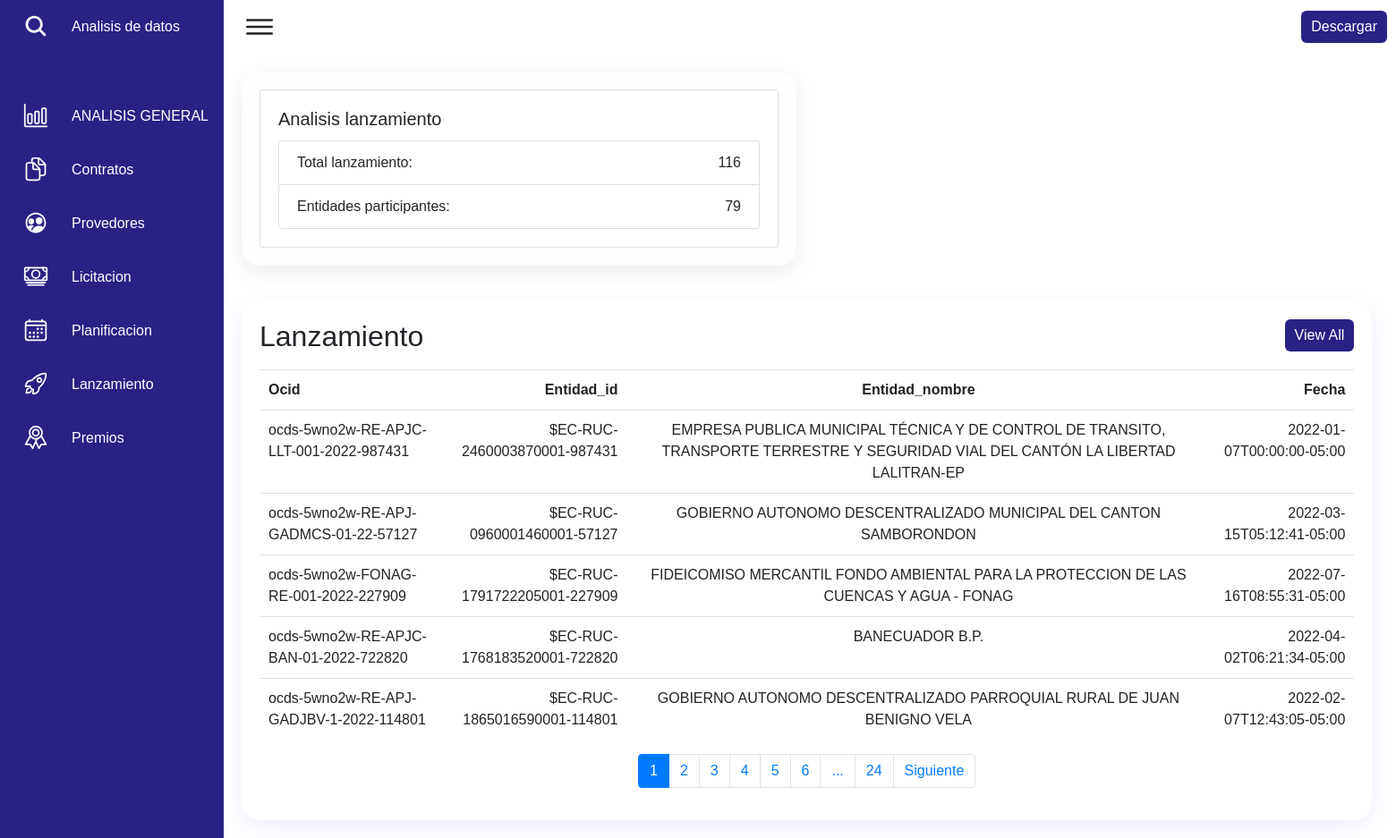
The page /lanzamiento on the database its author committed.
### cuerpo/models.py (models this page shows, shortened)
class Lanzamiento(models.Model):
    ocid = models.CharField(max_length=600, null=True)
    id = models.CharField(primary_key=True, max_length=600 )
    initiationType = models.CharField(max_length=600, null=True)
    buyer_id = models.CharField(max_length=600, null=True)
    buyer_name = models.CharField(max_length=800, null=True)
    language = models.CharField(max_length=600, null=True)
    date = models.CharField(max_length=600, null=True)
    tag = models.CharField(max_length=600, null=True)

### cuerpo/views.py (the view)
# urls.py: path('lanzamiento', views.lanzamiento, name='lanzamiento'),
def lanzamiento(request):
    todo4 = Lanzamiento.objects.all()
    total_lan = todo4.count()
    entidades_unicas = todo4.values('buyer_name').distinct()
    total_entidades_unicas = entidades_unicas.count()
    page = request.GET.get('page', 1)
    try:
        paginator = Paginator(todo4, 5)
        todo4 = paginator.page(page)
    except:
        raise Http404
    lan = {'todo4': todo4, 'entity':todo4, 'paginator': paginator, 'total_entidades_unicas': total_entidades_unicas
           , 'total_lan': total_lan}
    return render(request, 'lanzamiento.html', lan )

### cuerpo/templates/lanzamiento.html (shortened to what this page needs)
<!DOCTYPE html>
{% load static %}
<html lang="en">
{% block head %}
    <link rel="stylesheet" href="https://cdn.jsdelivr.net/npm/bootstrap@4.0.0/dist/css/bootstrap.min.css">
    <link href="{% static 'css/menu.css' %}" rel="stylesheet" />
{% endblock head %}
<body>
        <div class="navigation">
            <ul>
                <li>
                    <a href="#">
                        <span class="icon">
                          <ion-icon name="search"></ion-icon>
                        </span>
                        <span class="title">Analisis de datos</span>
                    </a>
                </li>
                <li>
                    <a href="{% url 'base' %}">
                        <span class="icon">
                            <ion-icon name="bar-chart-outline"></ion-icon>
                        </span>
                        <span class="title">ANALISIS GENERAL</span>
                    </a>
                </li>
                <li >
                    <a href="{% url 'contrato' %}">
                        <span class="icon">
                            <ion-icon name="documents-outline"></ion-icon>
                        </span>
                        <span class="title">Contratos</span>
                    </a>
                </li>
                <li>
                    <a href="{% url 'provedores' %}">
                        <span class="icon">
                            <ion-icon name="people-circle-outline"></ion-icon>
                        </span>
                        <span class="title">Provedores</span>
                    </a>
                </li>
                <li>
                    <a href="{% url 'licitacion' %}">
                        <span class="icon">
                            <ion-icon name="cash-outline"></ion-icon>
                        </span>
                        <span class="title">Licitacion</span>
                    </a>
                </li>
                <li>
                    <a href="{% url 'planificacion' %}">
                        <span class="icon">
                            <ion-icon name="calendar-outline"></ion-icon>
                        </span>
                        <span class="title">Planificacion</span>
                    </a>
                </li>
                <li>
                    <a href="{% url 'lanzamiento' %}">
                        <span class="icon">
                            <ion-icon name="rocket-outline"></ion-icon>
                        </span>
                        <span class="title">Lanzamiento</span>
                    </a>
                </li>
                <li>
                    <a href="{% url 'premio' %}">
                        <span class="icon">
                            <ion-icon name="ribbon-outline"></ion-icon>
                        </span>
                        <span class="title">Premios</span>
                    </a>
                </li>
            </ul>
        </div>
        <div class="main">
            <div class="topbar">
                <div class="toggle">
                    <ion-icon name="menu-outline"></ion-icon>
                </div>
                <div class="cardHeader">
                  <a href="#" class="btn">Descargar</a>
              </div>
            </div>
           <div class="graphBox">
            <div class="box">
                <div class="card">
                    <div class="card-body">
                      <h5 class="card-title">Analisis lanzamiento</h5>
                      <ul class="list-group">
                        <li class="list-group-item d-flex justify-content-between align-items-center">
                          Total lanzamiento:
                          <span >{{total_lan}}</span>
                        </li>
                        <li class="list-group-item d-flex justify-content-between align-items-center">
                            Entidades participantes:
                        <span >{{total_entidades_unicas}}</span>
                        </li>
                      </ul>
                    </div>
                  </div>
            </div>
        </div>
            <div class="details">
                <div class="recentOrders">
                  <div class="table-responsive">
                    <div class="cardHeader">
                        <h2>Lanzamiento</h2>
                        <a href="#" class="btn">View All</a>
                    </div>
                    <table class="table">
                        <thead>
                            <tr>
                                <td>Ocid</td>
                                <td>Entidad_id</td>
                                <td>Entidad_nombre</td>
                                <td>Fecha</td>
                            </tr>
                        </thead>
                            {% for lanz in todo4 %}
                            <tr>
                                <td>{{lanz.ocid}}</td>
                                <td>${{lanz.buyer_id}}</td>
                                <td>{{lanz.buyer_name}}</td>
                                <td>{{lanz.date}}</td>
                            </tr>
                            {% endfor %}
                    </table>
                    <div>
                        {% include 'paginacion.html' %}
                    </div>
                    </div>
                </div>
            </div>
        </div>
</body>
</html>

### cuerpo/static/css/menu.css (style rules this page uses)
* { margin: 0; padding: 0; box-sizing: border-box; }
body { background: #EAEBEF; font-family: 'Poppins' , sans-serif ; }
.main { width: 230px; }
* { font-family: "Ubuntu", sans-serif; margin: 0; padding: 0; box-sizing: border-box; }
:root { --blue: #2a2185; --white: #fff; --gray: #f5f5f5; --black1: #222; --black2: #999; }
body { min-height: 100vh; overflow-x: hidden; }
.navigation { position: fixed; width: 250px; height: 100%; background: var(--blue); border-left: 10px solid var(--blue); transition: 0.5s; overflow: hidden; }
.navigation ul { position: absolute; top: 0; left: 0; width: 100%; }
.navigation ul li { position: relative; width: 100%; list-style: none; border-top-left-radius: 30px; border-bottom-left-radius: 30px; }
.navigation ul li:nth-child(1) { margin-bottom: 40px; pointer-events: none; }
.navigation ul li a { position: relative; display: block; width: 100%; display: flex; text-decoration: none; color: var(--white); }
.navigation ul li a .icon { position: relative; display: block; min-width: 60px; height: 60px; line-height: 75px; text-align: center; }
.navigation ul li a .icon ion-icon { font-size: 1.75rem; }
.navigation ul li a .title { position: relative; display: block; padding: 0 10px; height: 60px; line-height: 60px; text-align: start; white-space: nowrap; }
.main { position: absolute; width: calc(100% - 250px); left: 250px; min-height: 100vh; background: var(--white); transition: 0.5s; }
.topbar { width: 100%; height: 60px; display: flex; justify-content: space-between; align-items: center; padding: 0 10px; }
.toggle { position: relative; width: 60px; height: 60px; display: flex; justify-content: center; align-items: center; font-size: 2.5rem; cursor: pointer; }
.graphBox { position: relative; width: 100%; padding: 20px; display: grid; grid-template-columns: 1fr 1fr; grid-gap: 30px; min-height: 200px; }
.graphBox .box { position: relative; background: #fffdfd; padding: 20px; width: 100%; box-shadow: 0 7px 25px rgba(0, 0, 0, 0.08); border-radius: 20px; }
.details { position: relative; width: 150%; padding: 20px; display: grid; grid-template-columns: 2fr 1fr; grid-gap: 30px; }
.details .recentOrders { position: relative; display: grid; min-height: 200px; background: var(--white); padding: 20px; box-shadow: 0 7px 25px rgba(67, 28, 243, 0.08); border-radius: 20px; }
.details .cardHeader { display: flex; justify-content: space-between; align-items: flex-start; }
.cardHeader .btn { position: relative; padding: 5px 10px; background: var(--blue); text-decoration: none; color: var(--white); border-radius: 6px; }
.details table { width: 100%; border-collapse: collapse; margin-top: 10px; }
.details table thead td { font-weight: 600; }
.details .recentOrders table tr { color: var(--black1); border-bottom: 1px solid rgba(0, 0, 0, 0.1); }
.details .recentOrders table tr:last-child { border-bottom: none; }
.details .recentOrders table tr td { padding: 10px; }
.details .recentOrders table tr td:last-child { text-align: end; }
.details .recentOrders table tr td:nth-child(2) { text-align: end; }
.details .recentOrders table tr td:nth-child(3) { text-align: center; }

### rows shown on the page
Lanzamiento: ocid "ocds-5wno2w-RE-APJC-LLT-001-2022-987431", buyer_id "EC-RUC-2460003870001-987431", buyer_name "EMPRESA PUBLICA MUNICIPAL TÉCNICA Y DE CONTROL DE TRANSITO, TRANSPORTE TERRESTRE Y SEGURIDAD VIAL DEL CANTÓN LA LIBERTAD LALITRAN-EP", date "2022-01-07T00:00:00-05:00"
Lanzamiento: ocid "ocds-5wno2w-RE-APJ-GADMCS-01-22-57127", buyer_id "EC-RUC-0960001460001-57127", buyer_name "GOBIERNO AUTONOMO DESCENTRALIZADO MUNICIPAL DEL CANTON SAMBORONDON", date "2022-03-15T05:12:41-05:00"
Lanzamiento: ocid "ocds-5wno2w-FONAG-RE-001-2022-227909", buyer_id "EC-RUC-1791722205001-227909", buyer_name "FIDEICOMISO MERCANTIL FONDO AMBIENTAL PARA LA PROTECCION DE LAS CUENCAS Y AGUA - FONAG", date "2022-07-16T08:55:31-05:00"
Lanzamiento: ocid "ocds-5wno2w-RE-APJC-BAN-01-2022-722820", buyer_id "EC-RUC-1768183520001-722820", buyer_name "BANECUADOR B.P.", date "2022-04-02T06:21:34-05:00"
Lanzamiento: ocid "ocds-5wno2w-RE-APJ-GADJBV-1-2022-114801", buyer_id "EC-RUC-1865016590001-114801", buyer_name "GOBIERNO AUTONOMO DESCENTRALIZADO PARROQUIAL RURAL DE JUAN BENIGNO VELA", date "2022-02-07T12:43:05-05:00"

### other values the page prints
{{ total_lan }} "116"
{{ total_entidades_unicas }} "79"
{{ page }} "1" "2" "3" "4" "5" "6"
{{ paginator.num_pages }} "24"
